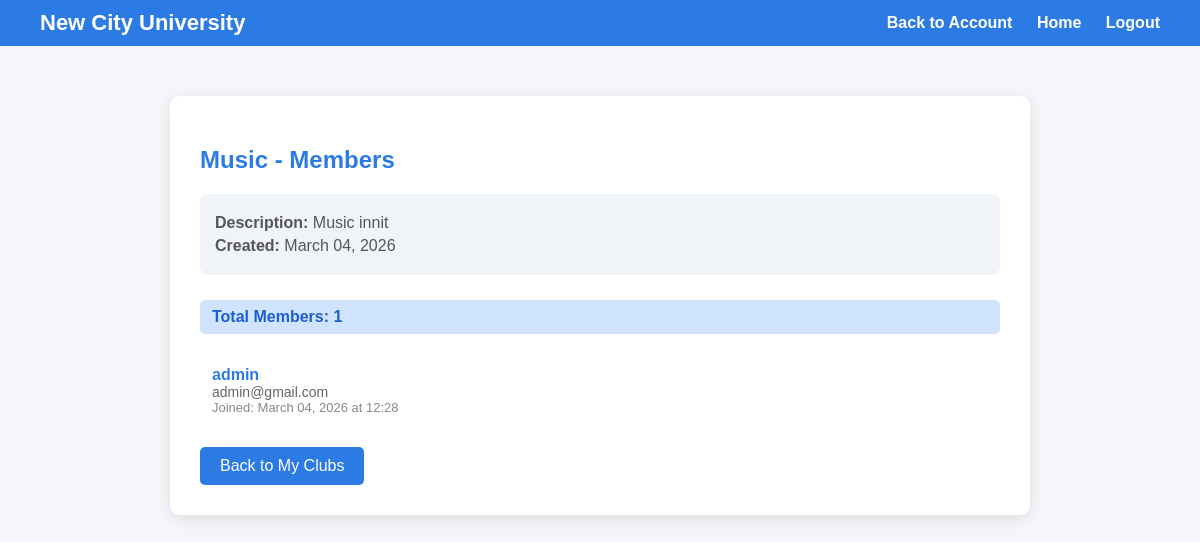
The page /club/2/members (signed in) on the database its author committed.
### app/models.py (models this page shows, shortened)
class Club(db.Model):
    id = db.Column(db.Integer, primary_key=True)
    name = db.Column(db.String(100), nullable=False, unique=True)
    description = db.Column(db.Text, nullable=True)
    owner_id = db.Column(db.Integer, db.ForeignKey('user.id'), nullable=False)
    created_at = db.Column(db.DateTime, default=datetime.utcnow)
    members = db.relationship('Membership', backref='club', foreign_keys='Membership.club_id')

class Membership(db.Model):
    id = db.Column(db.Integer, primary_key=True)
    user_id = db.Column(db.Integer, db.ForeignKey('user.id'), nullable=False)
    club_id = db.Column(db.Integer, db.ForeignKey('club.id'), nullable=False)
    joined_on = db.Column(db.DateTime, default=datetime.utcnow)

class User(db.Model):
    id = db.Column(db.Integer, primary_key=True)
    username = db.Column(db.String(80), unique=True, nullable=False)
    email = db.Column(db.String(120), unique=True, nullable=False)
    password = db.Column(db.String(128), nullable=False)
    role = db.Column(db.String(10), default='student')  # 'student' or 'admin'
    clubs_created = db.relationship('Club', backref='owner', foreign_keys='Club.owner_id')
    memberships = db.relationship('Membership', backref='user', foreign_keys='Membership.user_id')

### app/routes.py (the view)
@main.route('/club/<int:club_id>/members')
def club_members(club_id):
    if 'user_id' not in session or session.get('role') != 'admin':
        flash("Admin access required!", "danger")
        return redirect(url_for('main.index'))
    club = Club.query.get(club_id)
    if not club or club.owner_id != session['user_id']:
        flash("Unauthorized access!", "danger")
        return redirect(url_for('main.account'))
    members = Membership.query.filter_by(club_id=club_id).all()
    return render_template('club_members.html', club=club, members=members)

### app/templates/club_members.html (shortened to what this page needs)
<!DOCTYPE html>
<html>
<head>
</head>
<body>
<div class="navbar">
    <div class="logo">New City University</div>
    <div>
        <a href="{{ url_for('main.account') }}">Back to Account</a>
        <a href="{{ url_for('main.index') }}">Home</a>
        <a href="{{ url_for('main.logout') }}">Logout</a>
    </div>
</div>
<div class="container">
    <h2>{{ club.name }} - Members</h2>
    <div class="club-info">
        <p><strong>Description:</strong> {{ club.description if club.description else 'No description provided' }}</p>
        <p><strong>Created:</strong> {{ club.created_at.strftime('%B %d, %Y') }}</p>
    </div>
    <div class="member-count">
        Total Members: {{ members|length }}
    </div>
    <div class="members-list">
        {% if members %}
            {% for membership in members %}
                <div class="member-item">
                    <div class="member-info">
                        <div class="member-name">{{ membership.user.username }}</div>
                        <div class="member-email">{{ membership.user.email }}</div>
                        <div class="member-joined">Joined: {{ membership.joined_on.strftime('%B %d, %Y at %H:%M') }}</div>
                    </div>
                </div>
            {% endfor %}
        {% else %}
            <div class="no-members">No members have joined this club yet.</div>
        {% endif %}
    </div>
    <a class="btn" href="{{ url_for('main.account') }}">Back to My Clubs</a>
</div>
</body>
</html>

### app/templates/club_members.html (style rules this page uses)
body { font-family: Arial, sans-serif; background-color: #f4f6f9; margin: 0; padding: 0; }
.navbar { display: flex; justify-content: space-between; align-items: center; background-color: #2c7be5; padding: 10px 40px; color: white; }
.navbar .logo { font-size: 22px; font-weight: bold; }
.navbar a { color: white; text-decoration: none; font-weight: bold; margin-left: 20px; }
.container { max-width: 800px; margin: 50px auto; background-color: white; padding: 30px; border-radius: 10px; box-shadow: 0 4px 15px rgba(0,0,0,0.1); }
h2 { color: #2c7be5; margin-bottom: 20px; }
.club-info { background-color: #f0f4f8; padding: 15px; border-radius: 8px; margin-bottom: 25px; }
.club-info p { margin: 5px 0; color: #555; }
.members-list { margin-top: 20px; }
.member-item { padding: 12px; border-bottom: 1px solid #ddd; display: flex; justify-content: space-between; align-items: center; }
.member-item:last-child { border-bottom: none; }
.member-info { flex: 1; }
.member-name { font-weight: bold; color: #2c7be5; }
.member-email { color: #666; font-size: 14px; }
.member-joined { color: #888; font-size: 13px; }
.member-count { background-color: #d1e4ff; color: #1a5fd1; padding: 8px 12px; border-radius: 5px; font-weight: bold; margin-bottom: 15px; }
.btn { display: inline-block; margin-top: 20px; padding: 10px 20px; background-color: #2c7be5; color: white; border-radius: 5px; text-decoration: none; transition: 0.2s; }

### rows shown on the page
Club: name "Music", description "Music innit", created_at "March 04, 2026"
Membership: user.username "admin", user.email "admin@gmail.com", joined_on "March 04, 2026 at 12:28"

### other values the page prints
{{ members|length }} "1"
